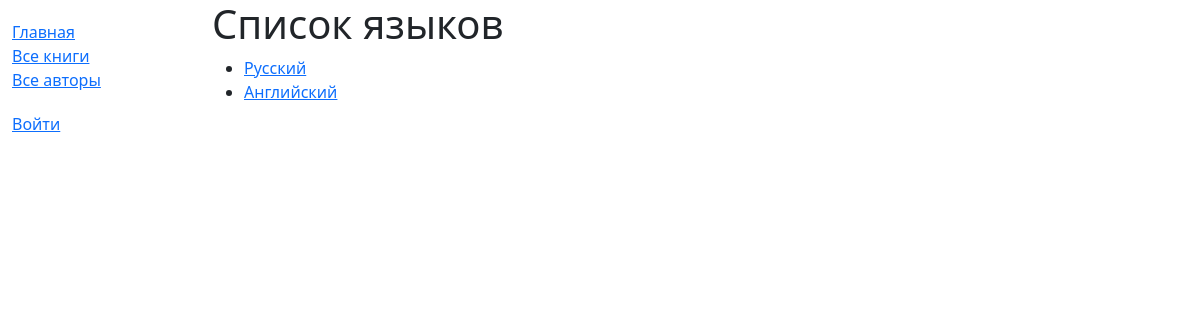
The app's page /catalog/languages/, older data.
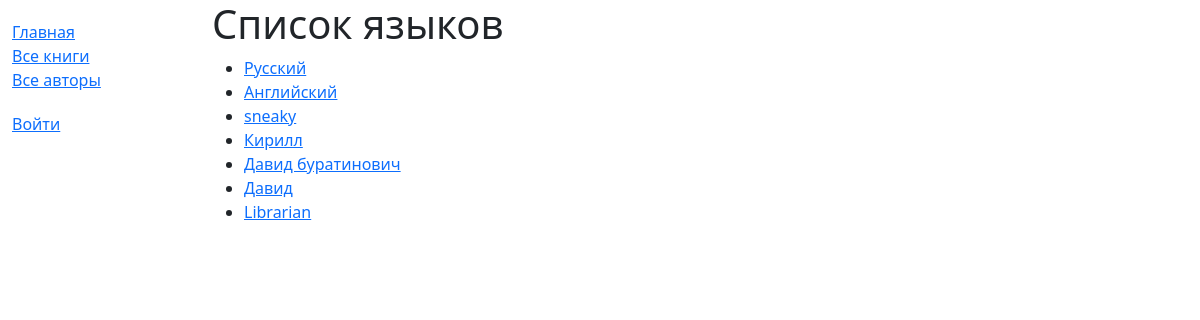
The same page, newer data.
### catalog/models.py (models this page shows, shortened)
class Language(models.Model):
    name = models.CharField(
        max_length=200,
        unique=True,
        help_text='Введите язык книги (например: Русский, Английский, Французский)'
    )
    def get_absolute_url(self):
        return reverse('language-detail', args=[str(self.id)])

### catalog/views.py (the view)
# urls.py: path('languages/', views.LanguageListView.as_view(), name='languages'),
class LanguageListView(generic.ListView):
    model = Language
    paginate_by = 10

### catalog/templates/catalog/language_list.html
{% extends "base_generic.html" %}
{% block content %}
  <h1>Список языков</h1>
  {% if language_list %}
    <ul>
      {% for language in language_list %}
        <li><a href="{{ language.get_absolute_url }}">{{ language.name }}</a></li>
      {% endfor %}
    </ul>
  {% else %}
    <p>Языки отсутствуют.</p>
  {% endif %}
{% endblock %}

### catalog/templates/base_generic.html (shortened to what this page needs)
<!DOCTYPE html>
<html lang="ru">
<head>
    <link href="https://cdn.jsdelivr.net/npm/bootstrap@5.3.3/dist/css/bootstrap.min.css" rel="stylesheet">
    {% load static %}
    <link rel="stylesheet" href="{% static 'css/style.css' %}">
</head>
<body>
<div class="container-fluid">
    <div class="row">
        <div class="col-sm-2">
            {% block sidebar %}
            <ul class="sidebar-nav">
                <li><a href="{% url 'index' %}">Главная</a></li>
                <li><a href="{% url 'books' %}">Все книги</a></li>
                <li><a href="{% url 'authors' %}">Все авторы</a></li>
            </ul>
            <ul class="sidebar-nav">
                {% if user.is_authenticated %}
                <li>Пользователь: {{ user.get_username }}</li>
                <li><a href="{% url 'my-borrowed' %}">Мои книги</a></li>
                <li>
                    <form id="logout-form" method="post" action="{% url 'logout' %}">
                        {% csrf_token %}
                        <button type="submit" class="btn btn-link p-0">Выйти</button>
                    </form>
                </li>
                {% else %}
                <li><a href="{% url 'login' %}?next={{ request.path }}">Войти</a></li>
                {% endif %}
            </ul>
            {% endblock %}
        </div>
        <div class="col-sm-10 ">
            {% block content %}{% endblock %}
        </div>
    </div>
</div>
</body>
</html>

### catalog/static/css/style.css (style rules this page uses)
.sidebar-nav { margin-top: 20px; padding: 0; list-style: none; }

Row changes from the older to the newer data that the page shows:
added Language: name "sneaky"
added Language: name "Кирилл"
added Language: name "Давид буратинович"
added Language: name "Давид"
added Language: name "Librarian"
